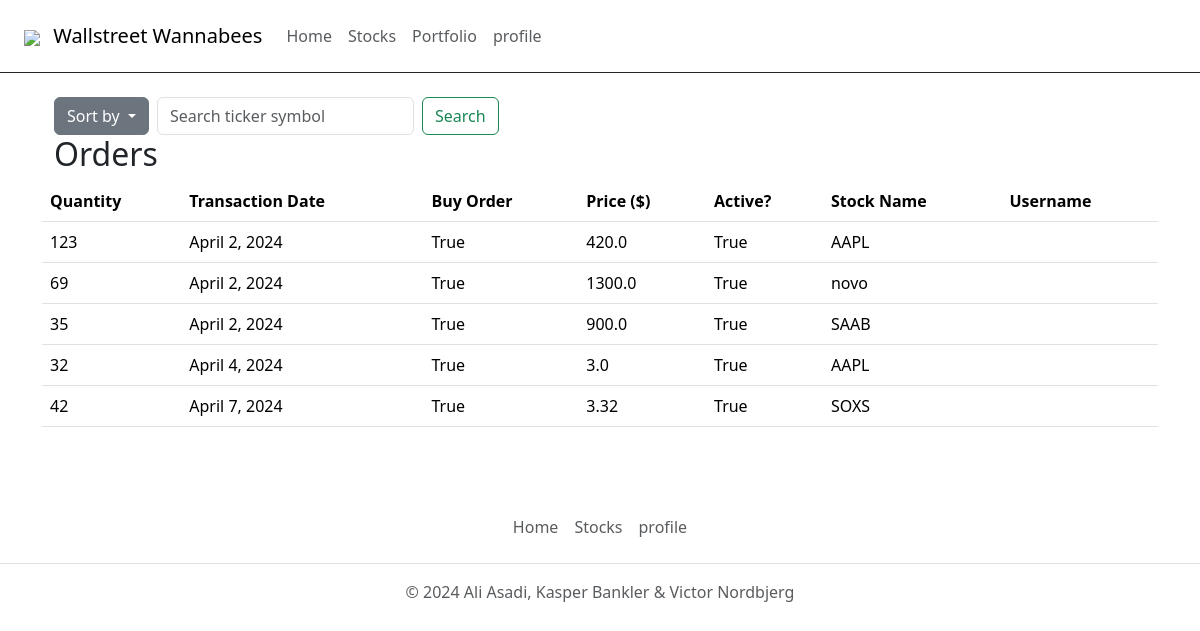
Before: /portfolio/ (signed in) with the older database file.
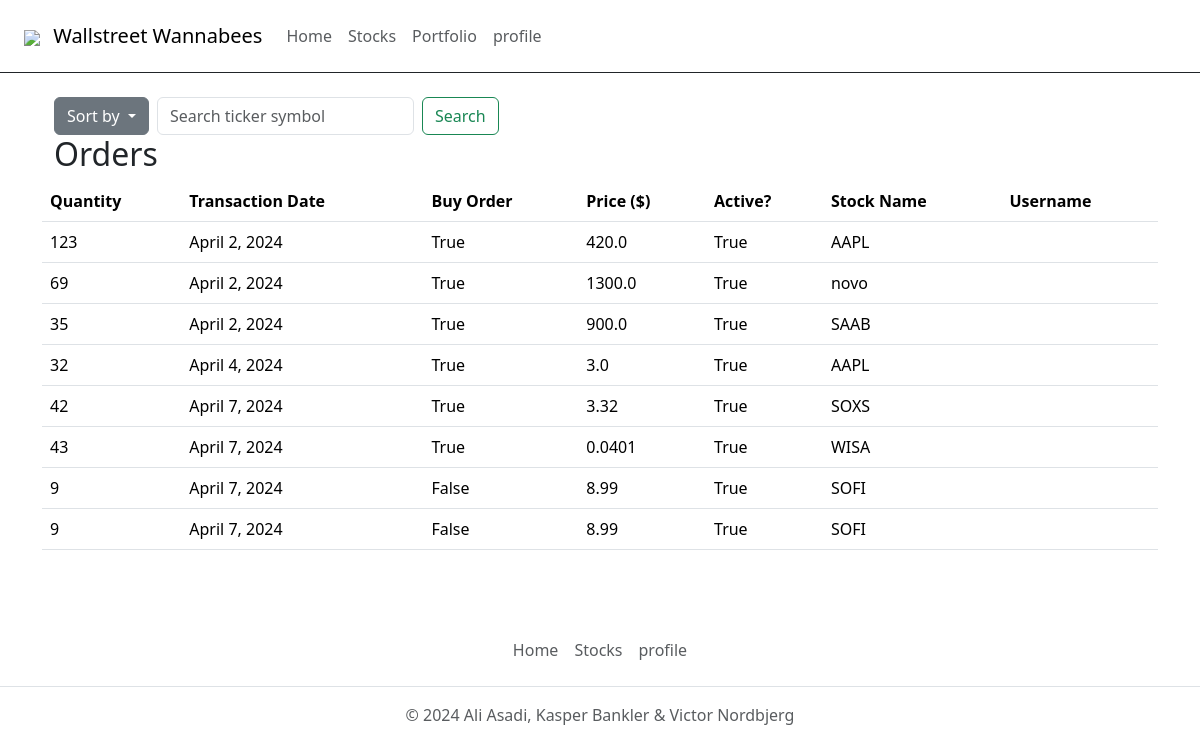
After: the same page with the newer database file.
### accounts/models.py (models this page shows, shortened)
class CustomUser(AbstractUser):
    balance=models.FloatField(default=100000)
    class Meta:
        app_label = 'accounts'

### portfolio/models.py (models this page shows, shortened)
class Order(models.Model):
    quantity = models.IntegerField()
    transactionDate = models.DateField(auto_now_add=True, auto_now=False)
    stock = models.CharField(max_length=255)
    isBuyOrder = models.BooleanField(max_length=255, default=True)
    price = models.FloatField(max_length=255)
    isActive = models.BooleanField(max_length=255, default=True)
    user = models.ForeignKey(CustomUser, on_delete=models.CASCADE)

### portfolio/views.py (the view)
# urls.py: path('', views.index, name='index'),
@login_required
def index(request, sort=None):
    orders = Order.objects.filter(user=request.user, isActive=True)
    orders = list(orders.values())  # Konverterer orders til list af dictionaries
    if sort == 'price':
        quicksort(orders, 0, len(orders) - 1, "price", descending=True)
    return render(request, "index.html", {"orders": orders})

### portfolio/templates/index.html (shortened to what this page needs)
{% extends "base.html" %}
{% block content %}
<div class="container">
  <div class="row">
    <div class="col">
      <div class="d-flex align-items-center">
        <div class="dropdown">
          <a
            class="btn btn-secondary dropdown-toggle"
            href="#"
            role="button"
            data-bs-toggle="dropdown"
            aria-expanded="false"
          >
            Sort by
          </a>
        </div>
        <form class="d-flex ms-2" role="search" id="searchForm">
          <input
            class="form-control me-2"
            type="search"
            placeholder="Search ticker symbol"
            aria-label="Search"
            id="searchInput"
          />
          <button class="btn btn-outline-success" type="submit">Search</button>
        </form>
      </div>
      </div>
      <h2>Orders</h2>
      <table class="table">
        <thead>
          <tr>
            <th>Quantity</th>
            <th>Transaction Date</th>
            <th>Buy Order</th>
            <th>Price ($)</th>
            <th>Active?</th>
            <th>Stock Name</th>
            <th>Username</th>
          </tr>
        </thead>
        <tbody>
          {% for order in orders %}
            <tr>
              <td>{{ order.quantity }}</td>
              <td>{{ order.transactionDate }}</td>
              <td>{{ order.isBuyOrder }}</td>
              <td>{{ order.price }}</td>
              <td>{{ order.isActive }}</td>
              <td>{{ order.stock }}</td>
              <td>{{ order.user }}</td>
            </tr>
          {% endfor %}
        </tbody>
      </table>
    </div>
  </div>
{% endblock %}

### templates/base.html (shortened to what this page needs)
<!DOCTYPE html>
<html lang="en">
  <head>
    <link
      href="https://cdn.jsdelivr.net/npm/bootstrap@5.3.3/dist/css/bootstrap.min.css"
      rel="stylesheet"
    />
  </head>
  <body>
    <nav class="navbar bg-body-white px-3 border-bottom border-dark">
      <div class="navbar">
        <a class="navbar-brand" href="/">
        <img class="img-fluid px-2" style="height:50px;" src="https://img.freepik.com/premium-vector/ww-logo-design_705304-609.jpg" />
        Wallstreet Wannabees
      </a>
          <a href="/" class="nav-link px-2 text-muted zoom">Home</a>
          <a href="/stocks" class="nav-link px-2 text-muted zoom">Stocks</a>
          <a href="/portfolio/" class="nav-link px-2 text-muted zoom">Portfolio</a>
          <a href="/accounts/{{user.username|yesno:"profile,login"}}" class=" zoom nav-link px-2 text-muted">{{user.username|yesno:"profile,login"}}</a>
        </div>
    </nav>
    <main class="container py-4">{% block content %} {% endblock %}</main>
    <footer class="py-3 my-4">
      <ul class="nav justify-content-center border-bottom pb-3 mb-3">
        <li class="nav-item">
          <a href="/" class="nav-link px-2 text-muted zoom">Home</a>
        </li>
        <li class="nav-item">
          <a href="/stocks" class="nav-link px-2 text-muted zoom">Stocks</a>
        </li>
        <li class="nav-item">
          <a href="/accounts/{{user.username|yesno:"profile,login"}}" class="nav-link px-2 text-muted zoom">{{user.username|yesno:"profile,login"}}</a>
        </li>
      </ul>
      <p class="text-center text-muted">
        &copy; 2024 Ali Asadi, Kasper Bankler & Victor Nordbjerg
      </p>
    </footer>
  </body>
</html>

### templates/base.html (style rules this page uses)
.zoom { transition: transform .4s; margin: 0 auto; }

Changed rows visible on the page:
added Order: quantity "43", transactionDate "April 7, 2024", isBuyOrder "True", price "0.0401", isActive "True", stock "WISA"
added Order: quantity "9", transactionDate "April 7, 2024", isBuyOrder "False", price "8.99", isActive "True", stock "SOFI"
added Order: quantity "9", transactionDate "April 7, 2024", isBuyOrder "False", price "8.99", isActive "True", stock "SOFI"
